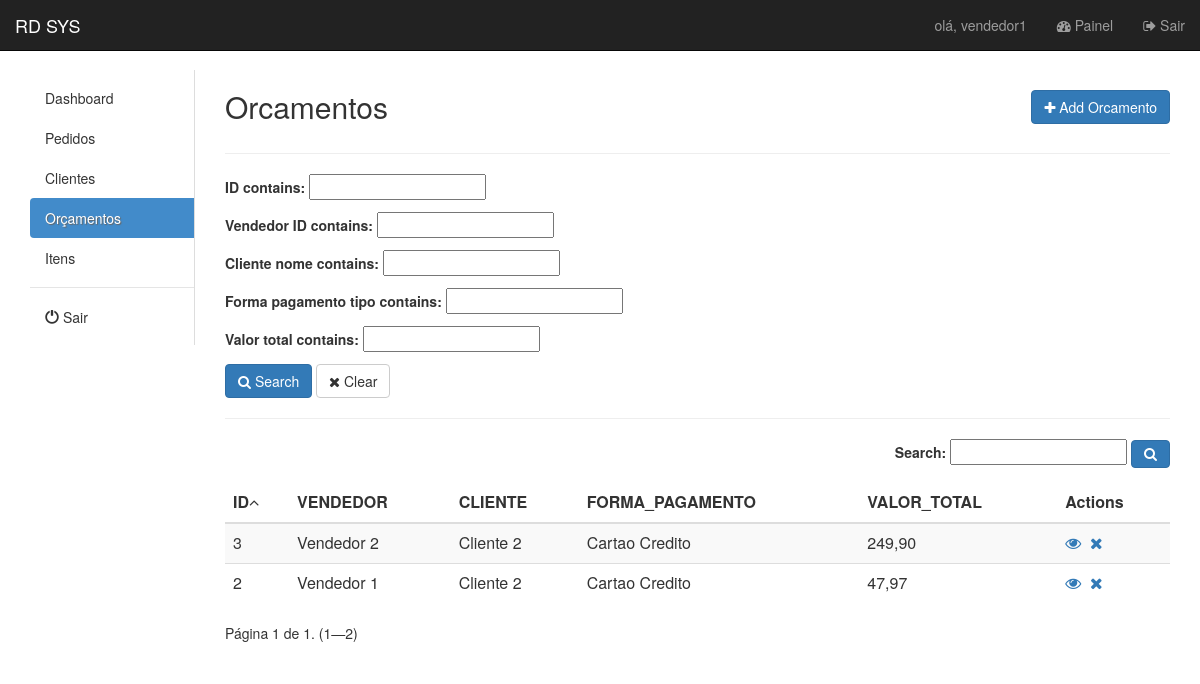
/orcamento/full/ (signed in), run on an earlier commit of the app's database.
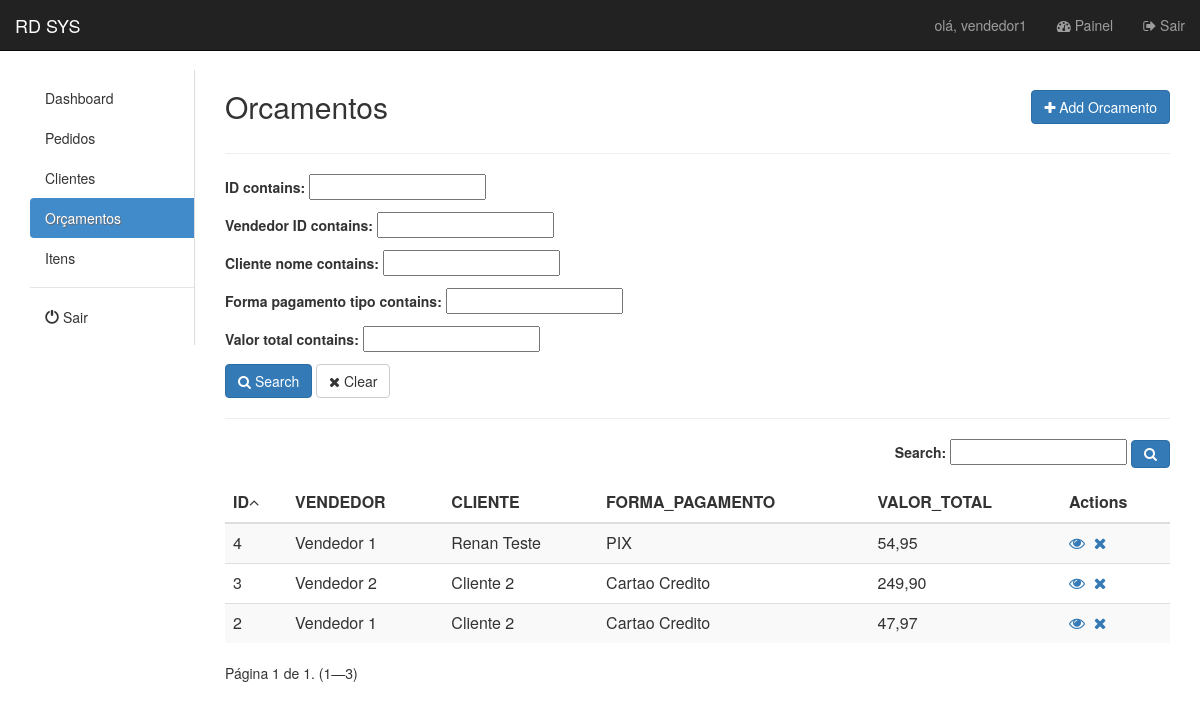
And on a later commit of the database.
### app/models.py (models this page shows)
class TimeStamped(models.Model):
    class Meta:
        abstract = True
    criado_em = models.DateTimeField(auto_now_add=True)
    alterado_em = models.DateTimeField(auto_now=True)

class Orcamento(TimeStamped):
    vendedor = models.ForeignKey(Vendedor, blank=True, null=True, on_delete=models.CASCADE)
    cliente = models.ForeignKey(Cliente, blank=True, null=True, on_delete=models.CASCADE)
    forma_pagamento = models.ForeignKey(FormaPagamento, blank=True, null=True, on_delete=models.CASCADE)
    valor_total = MoneyField(decimal_places=2, max_digits=10,
                             default=Money(0, 'BRL'),
                             validators=[
                                 MinMoneyValidator(0),
                                 MaxMoneyValidator(100000),
                             ])

class Vendedor(TimeStamped):
    user = models.ForeignKey(User, blank=True, null=True, on_delete=models.CASCADE)
    def __str__(self):
        return "%s" % self.user.first_name

class Cliente(TimeStamped):
    nome = models.CharField(max_length=255, blank=True, null=True)
    cep = models.CharField(max_length=255, blank=True, null=True)
    endereco = models.CharField(max_length=255, blank=True, null=True)
    latitude = models.CharField(max_length=255, blank=True, null=True)
    longitude = models.CharField(max_length=255, blank=True, null=True)
    numero = models.CharField(max_length=255, blank=True, null=True)
    bairro = models.CharField(max_length=255, blank=True, null=True)
    cidade = models.CharField(max_length=255, blank=True, null=True)
    estado = models.CharField(max_length=255, blank=True, null=True)
    telefone = models.CharField(max_length=255, blank=True, null=True)
    cpf = models.CharField(max_length=255, blank=True, null=True)
    cnpj = models.CharField(max_length=255, blank=True, null=True)
    email = models.EmailField(blank=True, null=True)
    instagram = models.URLField(blank=True, null=True)
    tipo = models.CharField(max_length=255, choices=TIPO_CLIENTE, blank=True, null=True,
                            default='Novo')
    def __str__(self):
        return "%s" % self.nome

class FormaPagamento(TimeStamped):
    tipo = models.CharField(max_length=255, blank=True, null=True)
    def __str__(self):
        return "%s" % self.tipo

### app/views/orcamento.py (the view, shortened to what this page needs)
class ListFull(LoginRequiredMixin, OrcamentoMixin, ListView):
    login_url = '/admin/login/'
    template_name = 'orcamento/list_full.html'
    model = Orcamento
    context_object_name = 'orcamentos'
    ordering = '-id'
    paginate_by = 10
    search = ''
    def get_queryset(self):
        queryset = super().get_queryset()
        filter = OrcamentoFilter(self.request.GET, queryset)
        queryset = self.search_general(filter.qs)
        queryset = self.ordering_data(queryset)
        return queryset
    def search_general(self, qs):
        return qs
    def get_ordering(self):
        if 'ordering' in self.request.GET:
            self.ordering = self.request.GET['ordering']
            if self.ordering:
                return self.ordering
            else:
                self.ordering = '-id'
        return self.ordering
    def ordering_data(self, qs):
        qs = qs.order_by(self.get_ordering())
        return qs
    def get_context_data(self, **kwargs):
        context = super(ListFull, self).get_context_data(**kwargs)
        queryset = self.get_queryset()
        filter = OrcamentoFilter(self.request.GET, queryset)
        page_size = self.get_paginate_by(queryset)
        if page_size:
            paginator, page, queryset, is_paginated = self.paginate_queryset(queryset, page_size)
            context.update(**{
                'ordering': self.ordering,
                'search': self.search,
                'filter': filter,
                'paginator': paginator,
                'page_obj': page,
                'is_paginated': is_paginated,
                'object_list': queryset
            })
        return context

### app/mixins.py (called while the page is built)
    def get_context_data(self, **kwargs):
        context = super(OrcamentoMixin, self).get_context_data(**kwargs)
        if self.model:
            context['model_name'] = self.model._meta.verbose_name.title()
            context['model_name_plural'] = self.model._meta.verbose_name_plural.title()
        return context

### app/templates/orcamento/list_full.html (shortened to what this page needs)
﻿{% extends 'base.html' %}
{% load my_tags %}
{% load static %}
{% load form_utils %}
{% block content %}
    <div id="top" class="row">
        <div class="col-sm-3">
            <h2> {{ model_name_plural }}</h2>
        </div>
        <div class="col-sm-3 col-sm-offset-6">
            <a href="{% url 'ORCAMENTO_create' %}" class="btn btn-primary pull-right h2"><i
                    class="fa fa-plus"></i> Add Orcamento
            </a>
        </div>
    </div>
    <hr/>
    <form id="advancedForm" method="get" action="{% url 'ORCAMENTO_list_full' %}">
        <div class="row">
            <div class="col-sm-12">
                {{ filter.form.as_p }}
                <button type="submit" class="btn btn-primary" id="search_btn">
                    <i class="fa fa-search"></i> Search
                </button>
                <button type="button" class="btn btn-default" id="clear">
                    <i class="fa fa-close"></i> Clear
                </button>
            </div>
        </div>
        <hr/>
        <div id="list" class="row">
            <div class="col-md-12">
                <header>
                    <div class="form-group form-inline pull-right">
                        <label>Search:</label>
                        <input type="text" id="search" name="search" placeholder="" value="{{ search }}"/>
                        <button class="btn btn-primary" type="submit"><i class="fa fa-search"></i></button>
                    </div>
                </header>
                <table id="table" class="table table-striped" cellspacing="0" cellpadding="0">
                    <thead>
                        <tr>
                             <th>ID</th>
 <th>VENDEDOR</th>
 <th>CLIENTE</th>
 <th>FORMA_PAGAMENTO</th>
 <th>VALOR_TOTAL</th>
                            <th class="actions">Actions</th>
                        </tr>
                    </thead>
                    <tbody>
                    {% for orcamento in object_list %}
                        <tr>
                             <td>{{ orcamento.id }}</td>
 <td>{{ orcamento.vendedor }}</td>
 <td>{{ orcamento.cliente }}</td>
 <td>{{ orcamento.forma_pagamento }}</td>
 <td>{{ orcamento.valor_total }}</td>
 <td><a href="{% url 'ORCAMENTO_detail' orcamento.id %}"><i class="fa fa-eye"></i></a>&nbsp;&nbsp;<a href="{% url 'ORCAMENTO_delete' orcamento.id %}"><i class="fa fa-close"></i></a></td>
                        </tr>
                    {% endfor %}
                    </tbody>
                </table>
                <div class="row">
                    <div class="col-sm-12">
                        <span class="current pull-left">
                            Página {{ page_obj.number }} de {{ page_obj.paginator.num_pages }}. ({{ page_obj.start_index }}—{{ page_obj.end_index }})
                        </span>
                    </div>
                </div>
            </div>
        </div>
    </form>
{% endblock %}

### app/templates/base.html (shortened to what this page needs)
﻿{% load static %}
<!DOCTYPE html>
<html lang="pt-br">
<head>
    <link href="{% static 'default/css/bootstrap.min.css' %}" rel="stylesheet">
    <link href="{% static 'default/css/style.css' %}" rel="stylesheet">
    <link rel="stylesheet" href="//cdnjs.cloudflare.com/ajax/libs/font-awesome/4.5.0/css/font-awesome.min.css">
    <link rel="stylesheet" href="{% static 'default/css/sweetalert.min.css' %}">
    <link rel="stylesheet" type="text/css"
          href="https://cdn.datatables.net/v/bs/dt-1.11.5/af-2.3.7/b-2.2.2/b-colvis-2.2.2/b-html5-2.2.2/b-print-2.2.2/r-2.2.9/sc-2.0.5/datatables.min.css"/>
</head>
<body>
<nav class="navbar navbar-inverse navbar-fixed-top">
    <div class="container-fluid">
        <div class="navbar-header">
            <a class="navbar-brand" href="{% url 'PEDIDO_list' %}">RD SYS</a>
        </div>
        <div id="navbar" class="navbar-collapse collapse">
            <ul class="nav navbar-nav navbar-right">
                <li><a href="#">olá, {{ user.username }}</a></li>
                <li><a href="{% url 'admin:index' %}"><i class="fa fa-tachometer"></i> Painel</a></li>
                <li><a href="{% url 'account_logout' %}"><i class="fa fa-sign-out"></i> Sair</a></li>
            </ul>
        </div>
    </div>
</nav>
<div id="main" class="container-fluid" style="margin-top: 50px">
    <div class="col-sm-2">
        <nav class="nav-sidebar">
            <ul class="nav">
                {% include 'menu.html' %}
                <li class="nav-divider"></li>
                <li><a href="{% url 'account_logout' %}"><i class="glyphicon glyphicon-off"></i> Sair</a></li>
            </ul>
        </nav>
    </div>
    <div class="col-sm-10">
        {% block content %}
        {% endblock %}
    </div>
    <br/>
</div>
<link href="https://cdn.jsdelivr.net/npm/select2@4.1.0-rc.0/dist/css/select2.min.css" rel="stylesheet"/>
</body>
</html>

What changed in the data, as far as the page shows it:
added Orcamento: id "4", vendedor "Vendedor 1", cliente "Renan Teste", forma_pagamento "PIX", valor_total "54,95"
Also different on the page:
{{ page_obj.end_index }}: "2" → "3"
